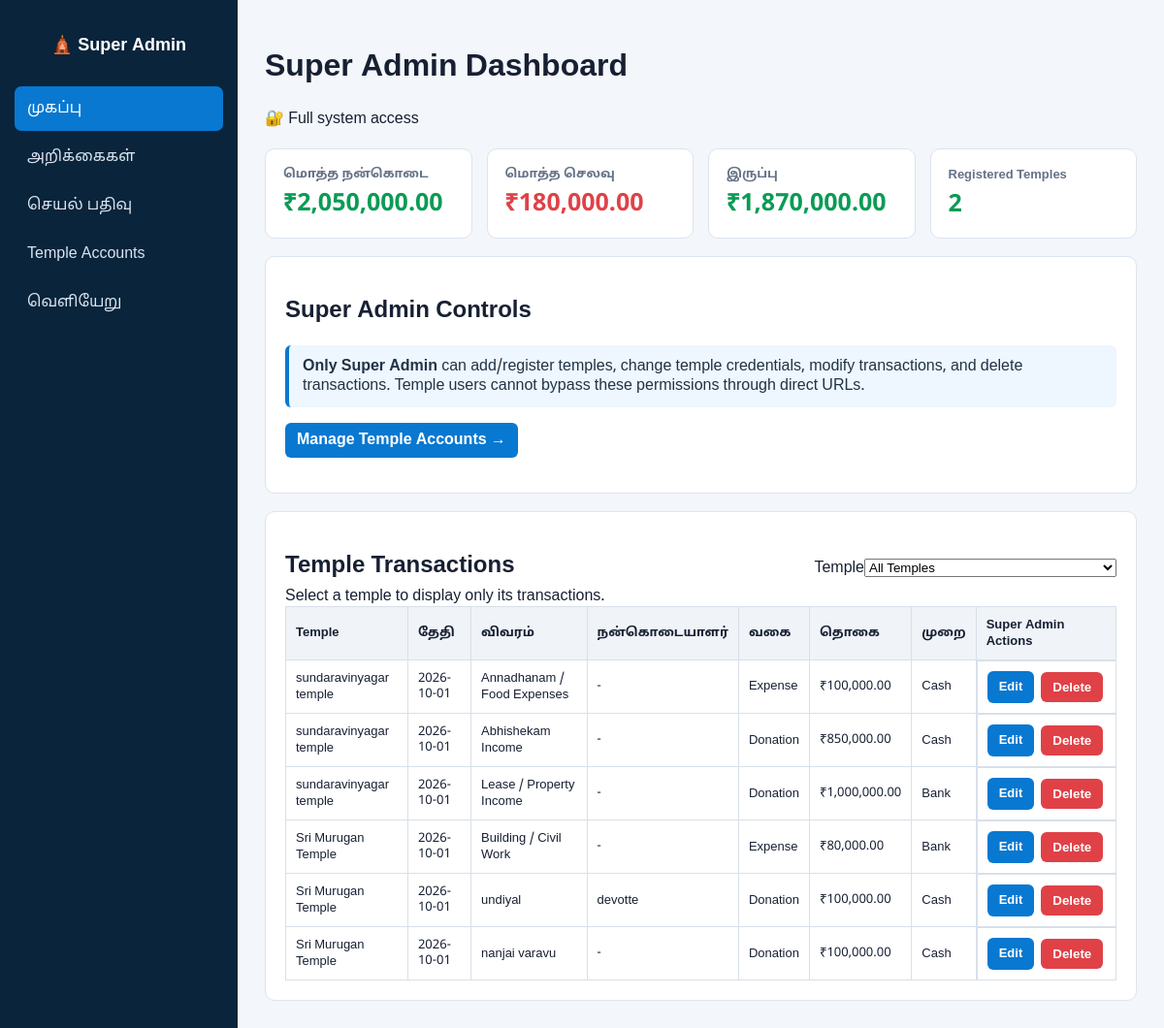
Page /dashboard (signed in) on the committed database.
### tables this page shows
CREATE TABLE transactions (
        id INTEGER PRIMARY KEY AUTOINCREMENT,
        temple_id INTEGER NOT NULL,
        txn_date TEXT NOT NULL,
        purpose TEXT NOT NULL,
        donor TEXT,
        txn_type TEXT NOT NULL CHECK(txn_type IN ('donation','expense')),
        amount REAL NOT NULL,
        payment_mode TEXT NOT NULL,
        reference_no TEXT,
        created_at TEXT NOT NULL,
        created_by INTEGER,
        FOREIGN KEY(temple_id) REFERENCES temples(id)
    );

CREATE TABLE temples (
        id INTEGER PRIMARY KEY AUTOINCREMENT,
        name TEXT NOT NULL UNIQUE,
        address TEXT,
        created_at TEXT NOT NULL
    );

### app.py (the view, shortened to what this page needs)
@app.route("/dashboard")
@login_required
def dashboard():
    if is_super_admin():
        selected_temple_id = request.args.get("temple_id", type=int)
        temples = query("SELECT id, name FROM temples ORDER BY name")
        if selected_temple_id:
            tx = query(
                """SELECT tr.*, t.name temple_name
                   FROM transactions tr JOIN temples t ON t.id=tr.temple_id
                   WHERE tr.temple_id=?
                   ORDER BY tr.txn_date DESC, tr.id DESC""",
                (selected_temple_id,),
            )
        else:
            tx = query(
                """SELECT tr.*, t.name temple_name
                   FROM transactions tr JOIN temples t ON t.id=tr.temple_id
                   ORDER BY tr.txn_date DESC, tr.id DESC"""
            )
        income = sum(r["amount"] for r in tx if r["txn_type"] == "donation")
        expense = sum(r["amount"] for r in tx if r["txn_type"] == "expense")
        temples_count = len(temples)
        selected_temple_name = next(
            (t["name"] for t in temples if t["id"] == selected_temple_id), None
        )
        return render_template(
            "dashboard.html", tx=tx, income=income, expense=expense,
            balance=income-expense, super_admin=True, temples_count=temples_count,
            temples=temples, selected_temple_id=selected_temple_id,
            selected_temple_name=selected_temple_name
        )

### app.py (called while the page is built)
@app.context_processor
def accounting_categories():
    return {"INCOME_CATEGORIES": INCOME_CATEGORIES, "EXPENSE_CATEGORIES": EXPENSE_CATEGORIES}

def db():
    c = sqlite3.connect(DB)
    c.row_factory = sqlite3.Row
    c.execute("PRAGMA foreign_keys = ON")
    return c

def query(sql, args=()):
    c = db()
    rows = c.execute(sql, args).fetchall()
    c.close()
    return rows

def is_logged_in():
    return "user_id" in session

def is_super_admin():
    return session.get("role") == "super_admin"

def login_required(fn):
    @wraps(fn)
    def wrapper(*args, **kwargs):
        if not is_logged_in():
            return redirect(url_for("login"))
        return fn(*args, **kwargs)
    return wrapper

### templates/dashboard.html (shortened to what this page needs)
<!doctype html><html lang="ta"><head><meta charset="utf-8"><meta name="viewport" content="width=device-width,initial-scale=1"><title>Dashboard</title><link rel="stylesheet" href="/static/style.css"></head><body><aside><h2>🛕 {{session.temple_name}}</h2><a class="active" href="/dashboard">முகப்பு</a><a href="/reports{% if super_admin and tx %}?temple_id={{tx[0].temple_id}}{% endif %}">அறிக்கைகள்</a><a href="/audit">செயல் பதிவு</a>{% if super_admin %}<a href="/admin/temples">Temple Accounts</a>{% endif %}<a href="/logout">வெளியேறு</a></aside><main><header><div><h1>{% if super_admin %}Super Admin Dashboard{% else %}முகப்பு{% endif %}</h1><span>{% if super_admin %}🔐 Full system access{% else %}👤 {{session.username}}{% endif %}</span></div></header>{% with messages=get_flashed_messages() %}{% for m in messages %}<div class="success">{{m}}</div>{% endfor %}{% endwith %}<section class="cards"><div><b>மொத்த நன்கொடை</b><strong>₹{{"{:,.2f}".format(income)}}</strong></div><div><b>மொத்த செலவு</b><strong class="red">₹{{"{:,.2f}".format(expense)}}</strong></div><div><b>இருப்பு</b><strong>₹{{"{:,.2f}".format(balance)}}</strong></div><div><b>{% if super_admin %}Registered Temples{% else %}பதிவுகள்{% endif %}</b><strong>{% if super_admin %}{{temples_count}}{% else %}{{tx|length}}{% endif %}</strong></div></section>{% if not super_admin %}<section class="panel"><h2>புதிய பதிவு</h2><div class="notice">Temple users can create new accounting entries. Only the Super Admin can modify or delete an existing entry.</div><form method="post" action="/transaction" class="form"><div><label>வகை</label><select name="txn_type" id="type" onchange="toggleDonor()"><option value="donation">நன்கொடை (வரவு)</option><option value="expense">செலவு</option></select></div><div><label>தேதி</label><input type="date" name="txn_date" required></div><div><label>விவரம் / காரணம்</label><select name="purpose" id="purpose" required>
<option value="">-- காரணத்தை தேர்வு செய்யவும் --</option>
{% for item in INCOME_CATEGORIES %}<option class="income-option" value="{{item}}">{{item}}</option>{% endfor %}
{% for item in EXPENSE_CATEGORIES %}<option class="expense-option" value="{{item}}">{{item}}</option>{% endfor %}
</select></div><div id="donor"><label>நன்கொடையாளர் பெயர்</label><input name="donor" placeholder="ரமேஷ்"></div><div><label>தொகை (₹)</label><input type="number" name="amount" min="0.01" step="0.01" required></div><div><label>செலுத்திய முறை</label><select name="payment_mode"><option>UPI</option><option>Cash</option><option>Bank</option></select></div><div><label>ரசீது / வவுச்சர் எண்</label><input name="reference_no"></div><button class="green">பதிவு செய்</button></form></section>{% else %}<section class="panel"><h2>Super Admin Controls</h2><div class="notice"><b>Only Super Admin</b> can add/register temples, change temple credentials, modify transactions, and delete transactions. Temple users cannot bypass these permissions through direct URLs.</div><p><a class="button blue" href="/admin/temples">Manage Temple Accounts →</a></p></section>{% endif %}<section class="panel"><div style="display:flex;align-items:center;justify-content:space-between;gap:20px;flex-wrap:wrap;"><div><h2 style="margin-bottom:6px;">{% if super_admin %}Temple Transactions{% else %}சமீத்திய பதிவுகள்{% endif %}</h2>{% if super_admin %}<div class="muted">Select a temple to display only its transactions.</div>{% endif %}</div>{% if super_admin %}<form method="get" action="/dashboard" style="display:flex;align-items:end;gap:10px;"><div><label for="temple_filter">Temple</label><select name="temple_id" id="temple_filter" onchange="this.form.submit()" style="min-width:260px;"><option value="">All Temples</option></select></div></form>{% endif %}</div><table><tr>{% if super_admin %}<th>Temple</th>{% endif %}<th>தேதி</th><th>விவரம்</th><th>நன்கொடையாளர்</th><th>வகை</th><th>தொகை</th><th>முறை</th>{% if super_admin %}<th>Super Admin Actions</th>{% endif %}</tr>{% for r in tx[:100] %}<tr>{% if super_admin %}<td>{{r.temple_name}}</td>{% endif %}<td>{{r.txn_date}}</td><td>{{r.purpose}}</td><td>{{r.donor or "-"}}</td><td>{{"Donation" if r.txn_type=="donation" else "Expense"}}</td><td>₹{{"{:,.2f}".format(r.amount)}}</td><td>{{r.payment_mode}}</td>{% if super_admin %}<td class="actions"><a class="button blue" href="/transaction/{{r.id}}/edit">Edit</a><form method="post" action="/transaction/{{r.id}}/delete" onsubmit="return confirm('Delete this transaction permanently?');"><button class="button danger">Delete</button></form></td>{% endif %}</tr>{% endfor %}</table></section></main></body></html>

### static/style.css (style rules this page uses)
* { box-sizing:border-box }
body { margin:0;background:#f3f6fa;color:#172033;font-family:"Noto Sans Tamil","Nirmala UI",Arial,sans-serif }
aside { position:fixed;left:0;top:0;bottom:0;width:245px;background:#09243b;color:white;padding:25px 15px }
aside h2 { font-size:18px;text-align:center;margin:10px 0 30px }
aside a { display:block;color:#d9e5ef;text-decoration:none;padding:13px;border-radius:7px;margin:4px 0 }
aside a:hover,aside a.active { background:#0878d1;color:white }
main { margin-left:245px;padding:28px;max-width:1400px }
header,.reportbar { display:flex;justify-content:space-between;align-items:center;margin-bottom:20px }
.cards { display:grid;grid-template-columns:repeat(4,1fr);gap:15px }
.cards>div { background:white;padding:18px;border-radius:10px;border:1px solid #dce4ee }
.cards b { display:block;color:#657287;font-size:13px }
.cards strong { display:block;font-size:25px;color:#0a9b55;margin-top:7px }
.cards .red { color:#df4147 }
.panel { background:white;border:1px solid #dce4ee;border-radius:10px;padding:20px;margin-top:18px }
table { width:100%;border-collapse:collapse;font-size:13px }
th,td { padding:10px;border:1px solid #d8e0e9;text-align:left }
th { background:#f0f3f7 }
.notice { padding:12px 14px;background:#eef6ff;border-left:4px solid #0878d1;border-radius:6px;margin:10px 0 16px;color:#234 }
.button { display:inline-block;padding:8px 12px;border-radius:6px;text-decoration:none;border:0;cursor:pointer;font-weight:700 }
.blue { background:#0878d1;color:#fff }
.danger { background:#df4147;color:#fff }
.actions { display:flex;gap:7px;align-items:center }
.actions form { margin:0 }

### rows in the picture
transactions: temple_name "sundaravinyagar temple", txn_date "2026-10-01", purpose "Annadhanam / Food Expenses", donor "-", txn_type "Expense", amount "100,000.00", payment_mode "Cash"
transactions: temple_name "sundaravinyagar temple", txn_date "2026-10-01", purpose "Abhishekam Income", donor "-", txn_type "Donation", amount "850,000.00", payment_mode "Cash"
transactions: temple_name "sundaravinyagar temple", txn_date "2026-10-01", purpose "Lease / Property Income", donor "-", txn_type "Donation", amount "1,000,000.00", payment_mode "Bank"
transactions: temple_name "Sri Murugan Temple", txn_date "2026-10-01", purpose "Building / Civil Work", donor "-", txn_type "Expense", amount "80,000.00", payment_mode "Bank"
transactions: temple_name "Sri Murugan Temple", txn_date "2026-10-01", purpose "undiyal", donor "devotte", txn_type "Donation", amount "100,000.00", payment_mode "Cash"
transactions: temple_name "Sri Murugan Temple", txn_date "2026-10-01", purpose "nanjai varavu", donor "-", txn_type "Donation", amount "100,000.00", payment_mode "Cash"

### other values in the picture
{{ session.temple_name }} "Super Admin"
{{ "{:,.2f}".format(income) }} "2,050,000.00"
{{ "{:,.2f}".format(expense) }} "180,000.00"
{{ "{:,.2f}".format(balance) }} "1,870,000.00"
{{ temples_count }} "2"
